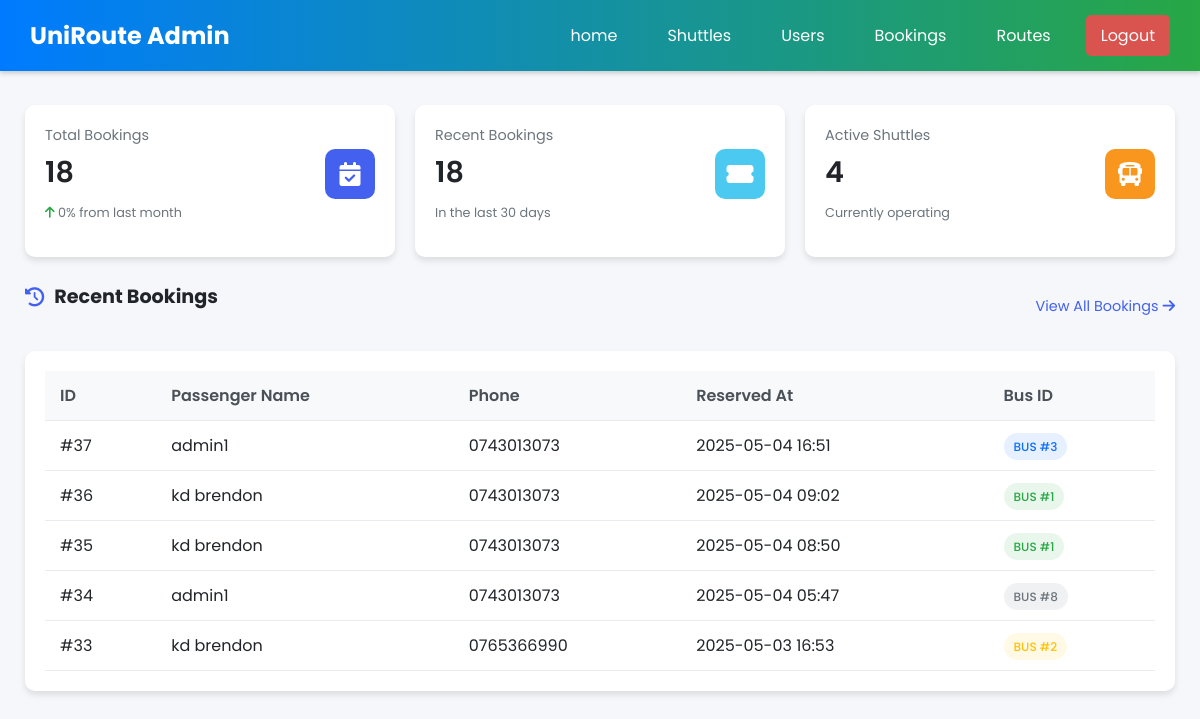
Screenshot of /admin/dashboard.php with the database file from the repository.
### tables this page shows
CREATE TABLE customers (
  id int NOT NULL AUTO_INCREMENT,
  seat_id int DEFAULT NULL,
  `name` varchar(100) DEFAULT NULL,
  email varchar(100) DEFAULT NULL,
  phone varchar(20) DEFAULT NULL,
  reserved_at timestamp NOT NULL DEFAULT CURRENT_TIMESTAMP,
  bus_id int DEFAULT NULL,
  PRIMARY KEY (id)
);

### admin/dashboard.php (the view, shortened to what this page needs)
<?php
include 'connection.php';
$totalBookings = $pdo->query("SELECT COUNT(*) FROM customers")->fetchColumn();
$activeShuttles = $pdo->query("SELECT COUNT(DISTINCT bus_id) FROM customers")->fetchColumn();
$recentBookings = $pdo->query("SELECT COUNT(*) FROM customers WHERE reserved_at >= DATE_SUB(NOW(), INTERVAL 30 DAY)")->fetchColumn();
$lastMonthBookings = $pdo->query("SELECT COUNT(*) FROM customers WHERE reserved_at BETWEEN DATE_SUB(NOW(), INTERVAL 60 DAY) AND DATE_SUB(NOW(), INTERVAL 30 DAY)")->fetchColumn();
$bookingPercentage = $lastMonthBookings > 0 ? round(($recentBookings - $lastMonthBookings) / $lastMonthBookings * 100) : 0;
$stmt = $pdo->query("SELECT id, name, phone, reserved_at, bus_id FROM customers ORDER BY reserved_at DESC LIMIT 5");
$bookings = $stmt->fetchAll(PDO::FETCH_ASSOC);
?>
<!DOCTYPE html>
<html lang="en">
<head>
  <link rel="stylesheet" href="https://cdnjs.cloudflare.com/ajax/libs/font-awesome/6.4.0/css/all.min.css" />
</head>
<body>
<?php include '../admin/adminLayout/header.php'; ?>
  <div class="main-content">
    <div class="cards-section">
      <div class="card">
        <div class="card-header">
          <div>
            <p class="card-title">Total Bookings</p>
            <h3 class="card-value"><?= number_format($totalBookings) ?></h3>
            <p class="card-footer">
              <?php if($bookingPercentage >= 0): ?>
                <i class="fas fa-arrow-up text-success"></i> <?= $bookingPercentage ?>% from last month
              <?php else: ?>
                <i class="fas fa-arrow-down text-danger"></i> <?= abs($bookingPercentage) ?>% from last month
              <?php endif; ?>
            </p>
          </div>
          <div class="card-icon blue"><i class="fas fa-calendar-check"></i></div>
        </div>
      </div>
      <div class="card">
        <div class="card-header">
          <div>
            <p class="card-title">Recent Bookings</p>
            <h3 class="card-value"><?= number_format($recentBookings) ?></h3>
            <p class="card-footer">In the last 30 days</p>
          </div>
          <div class="card-icon green"><i class="fas fa-ticket-alt"></i></div>
        </div>
      </div>
      <div class="card">
        <div class="card-header">
          <div>
            <p class="card-title">Active Shuttles</p>
            <h3 class="card-value"><?= $activeShuttles ?></h3>
            <p class="card-footer">Currently operating</p>
          </div>
          <div class="card-icon orange"><i class="fas fa-bus"></i></div>
        </div>
      </div>
    </div>
    <div class="recent-bookings">
      <div class="action-bar">
        <h3 class="section-title"><i class="fas fa-history"></i> Recent Bookings</h3>
        <a href="bookings.php" class="view-all-btn">View All Bookings <i class="fas fa-arrow-right"></i></a>
      </div>
      <div class="table-responsive">
        <table>
          <thead>
            <tr>
              <th>ID</th>
              <th>Passenger Name</th>
              <th>Phone</th>
              <th>Reserved At</th>
              <th>Bus ID</th>
            </tr>
          </thead>
          <tbody>
            <?php if(count($bookings) > 0): ?>
              <?php foreach($bookings as $booking): ?>
                <tr>
                  <td>#<?= htmlspecialchars($booking['id']) ?></td>
                  <td><?= htmlspecialchars($booking['name']) ?></td>
                  <td><?= htmlspecialchars($booking['phone']) ?></td>
                  <td><?= date('Y-m-d H:i', strtotime($booking['reserved_at'])) ?></td>
                  <td>
                    <?php
                      $busClass = 'default';
                      if($booking['bus_id'] == 1) $busClass = 'bus-1';
                      else if($booking['bus_id'] == 2) $busClass = 'bus-2';
                      else if($booking['bus_id'] == 3) $busClass = 'bus-3';
                    ?>
                    <span class="status <?= $busClass ?>">Bus #<?= htmlspecialchars($booking['bus_id']) ?></span>
                  </td>
                </tr>
              <?php endforeach; ?>
            <?php else: ?>
              <tr>
                <td colspan="6" class="text-center">No bookings found</td>
              </tr>
            <?php endif; ?>
          </tbody>
        </table>
      </div>
    </div>
  </div>
</body>
</html>

### admin/dashboard.php (style rules this page uses)
:root { --primary: #4361ee; --secondary: #3f37c9; --success: #4cc9f0; --danger: #f72585; --warning: #f8961e; --dark: #212529; --light: #f8f9fa; }
* { margin: 0; padding: 0; box-sizing: border-box; font-family: 'Poppins', sans-serif; }
body { background-color: #f5f7fa; color: var(--dark); }
.main-content { width: 100%; margin-top: 80px; }
.cards-section { padding: 25px; display: grid; grid-template-columns: repeat(auto-fill, minmax(280px, 1fr)); gap: 20px; }
.card { background-color: white; border-radius: 10px; box-shadow: 0 4px 6px rgba(0, 0, 0, 0.1); padding: 20px; transition: transform 0.3s; }
.card-header { display: flex; justify-content: space-between; align-items: center; margin-bottom: 15px; }
.card-icon { width: 50px; height: 50px; border-radius: 10px; display: flex; align-items: center; justify-content: center; font-size: 1.5rem; color: white; }
.card-icon.blue { background-color: var(--primary); }
.card-icon.green { background-color: var(--success); }
.card-icon.orange { background-color: var(--warning); }
.card-title { font-size: 0.9rem; color: #6c757d; margin-bottom: 5px; }
.card-value { font-size: 1.8rem; font-weight: 600; margin-bottom: 10px; }
.card-footer { font-size: 0.8rem; color: #6c757d; }
.recent-bookings { padding: 0 25px 25px; }
.section-title { font-size: 1.2rem; margin-bottom: 20px; color: var(--dark); display: flex; align-items: center; }
.section-title i { margin-right: 10px; color: var(--primary); }
.action-bar { display: flex; justify-content: space-between; align-items: center; margin-bottom: 20px; }
.table-responsive { background-color: white; border-radius: 10px; box-shadow: 0 4px 6px rgba(0, 0, 0, 0.1); padding: 20px; overflow-x: auto; }
table { width: 100%; border-collapse: collapse; }
th, td { padding: 12px 15px; text-align: left; border-bottom: 1px solid #e9ecef; }
th { background-color: #f8f9fa; color: #495057; font-weight: 600; }
.status { padding: 5px 10px; border-radius: 20px; font-size: 0.75rem; font-weight: 500; text-transform: uppercase; }
.status.bus-1 { background-color: rgba(40, 167, 69, 0.1); color: #28a745; }
.status.bus-2 { background-color: rgba(255, 193, 7, 0.1); color: #ffc107; }
.status.bus-3 { background-color: rgba(13, 110, 253, 0.1); color: #0d6efd; }
.status.default { background-color: rgba(108, 117, 125, 0.1); color: #6c757d; }
.text-success { color: #28a745; }
.view-all-btn { margin-left: auto; display: inline-block; color: var(--primary); text-decoration: none; font-size: 0.9rem; transition: all 0.3s; }

### admin/adminLayout/header.php (style rules this page uses)
* { margin: 0; padding: 0; box-sizing: border-box; }

### rows the page displays
customers: id "37", name "admin1", phone "0743013073", reserved_at "2025-05-04 16:51", bus "3"
customers: id "36", name "kd brendon", phone "0743013073", reserved_at "2025-05-04 09:02", bus "1"
customers: id "35", name "kd brendon", phone "0743013073", reserved_at "2025-05-04 08:50", bus "1"
customers: id "34", name "admin1", phone "0743013073", reserved_at "2025-05-04 05:47", bus "8"
customers: id "33", name "kd brendon", phone "0765366990", reserved_at "2025-05-03 16:53", bus "2"

### other values shown
$totalBookings "18"
$bookingPercentage "0"
$recentBookings "18"
$activeShuttles "4"
